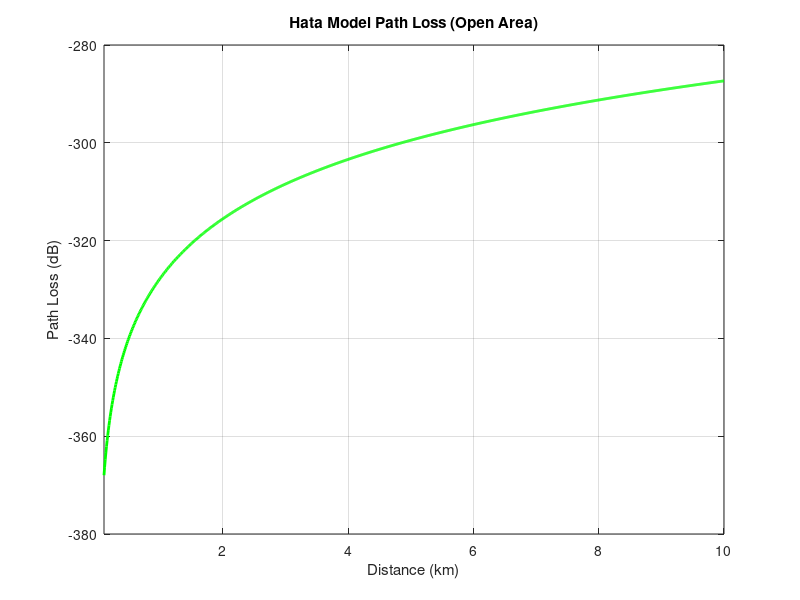

The MATLAB script that drew this image:
clc;
clear;

disp('--- Hata Model Path Loss Calculator (Open Area) ---');

% --- User Inputs ---
fc = input('Enter the carrier frequency in Hz: ');
htx = input('Enter the transmitter height in meters:');
hrx = input('Enter the receiver height in meters:');

% --- Set Environment ---
Etype = 'open';  % Force Open/Rural environment

% --- Frequency Conversion ---
fc_MHz = fc / 1e6;

% --- Distance Vector (from 100m to 10 km) ---
d = linspace(100, 10000, 1000); % in meters

% --- Receiver Antenna Correction Factor ---
if fc_MHz >= 150 && fc_MHz <= 200
    C_Rx = 8.29 * (log10(1.54 * hrx))^2 - 1.1;
elseif fc_MHz > 200
    C_Rx = 3.2 * (log10(11.75 * hrx))^2 - 4.97;
else
    C_Rx = 0.8 + (1.1 * log10(fc_MHz) - 0.7) * hrx - 1.56 * log10(fc_MHz);
end

% --- Calculate Basic Path Loss (Urban Formula as Base) ---
PL = 69.55 + 26.16 * log10(fc_MHz) - 13.82 * log10(htx) - C_Rx ...
     + (44.9 - 6.55 * log10(htx)) * log10(d / 1000);

% --- Apply Open/Rural Area Correction ---
PL = PL + (18.33 - 4.78 * log10(fc_MHz)) * log10(fc_MHz) - 40.97;

% --- Plotting ---
figure;
plot(d / 1000, PL, 'g', 'LineWidth', 2);  % Green color for open area
xlabel('Distance (km)');
ylabel('Path Loss (dB)');
title('Hata Model Path Loss (Open Area)');
grid on;
xlim([min(d)/1000, max(d)/1000]);

% --- Display final message ---
fprintf('\nOpen area path loss plot generated for distances from 100 m to 10 km.\n');
fprintf('Frequency: %.2f MHz | Tx Height: %.2f m | Rx Height: %.2f m\n', fc_MHz, htx, hrx);
